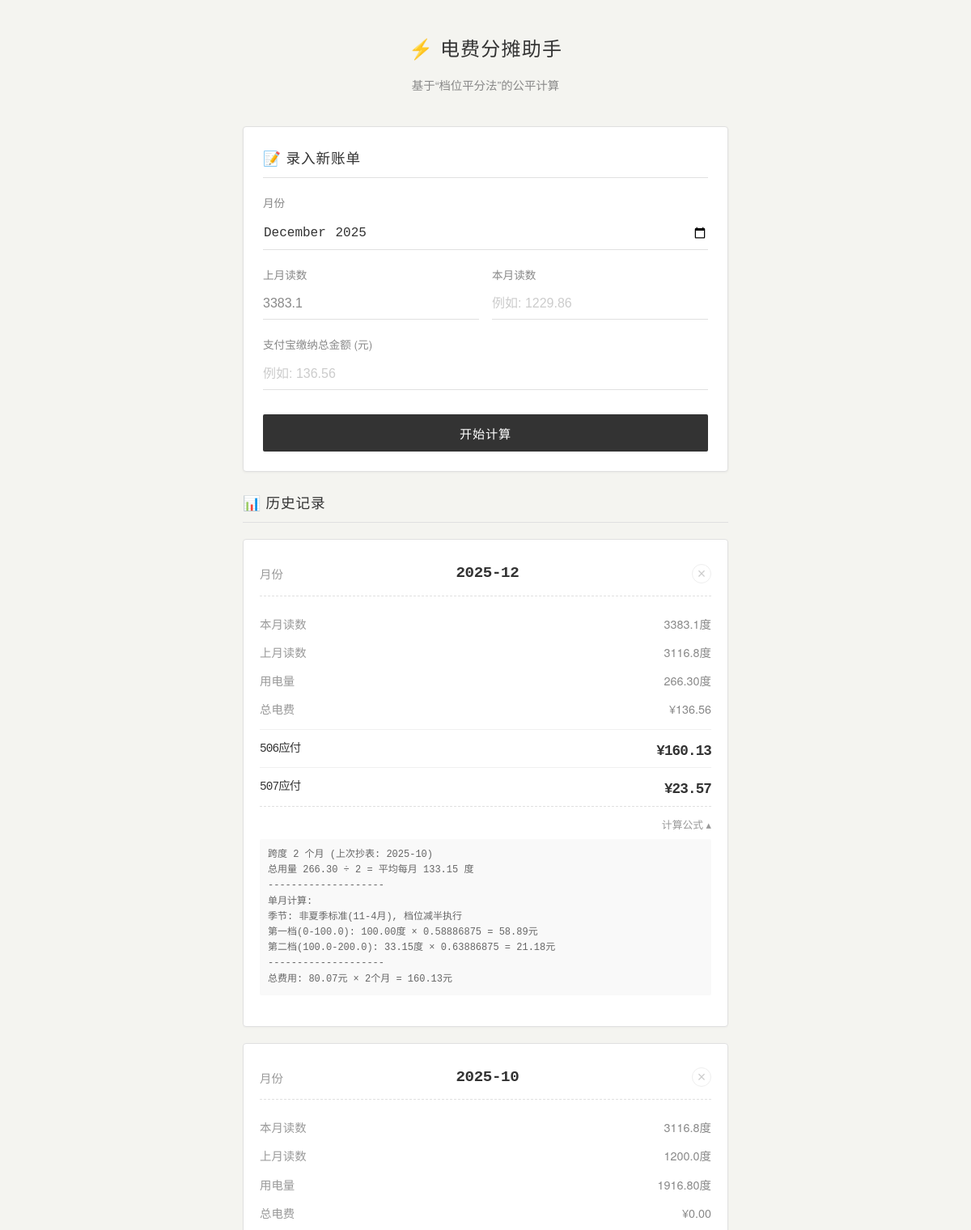
Before: / (upper part) with the older database file.
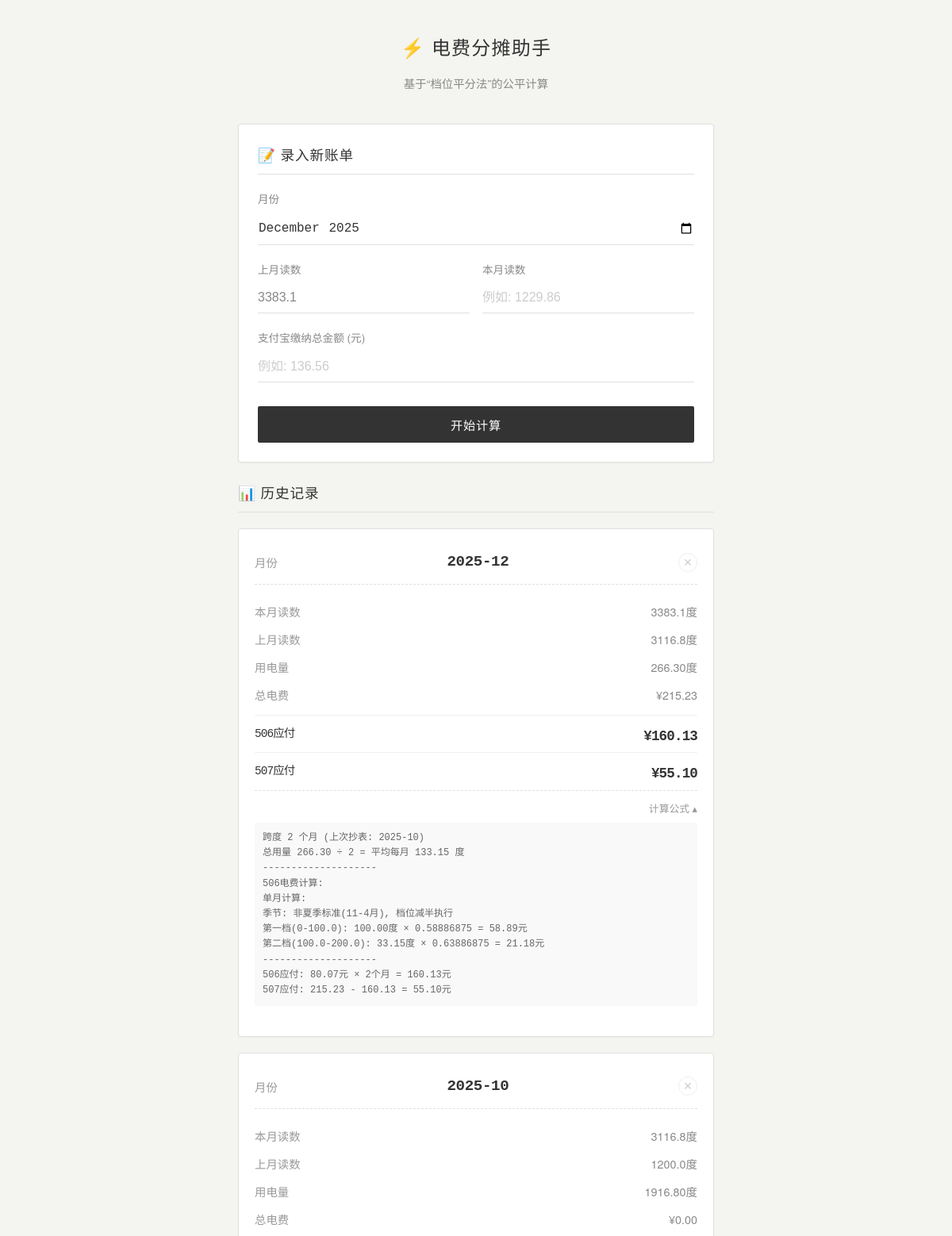
After: the same page with the newer database file.
### tables this page shows
CREATE TABLE records (
    id INTEGER PRIMARY KEY AUTOINCREMENT,
    record_date DATE NOT NULL DEFAULT CURRENT_DATE,
    billing_month TEXT NOT NULL, -- Format: YYYY-MM
    meter_reading REAL NOT NULL,
    total_bill REAL NOT NULL,
    
    -- Calculated Fields
    usage REAL, -- Usage since last reading
    user_cost REAL,
    neighbor_cost REAL,
    calculation_note TEXT, -- Stores the formula/breakdown
    
    created_at TIMESTAMP DEFAULT CURRENT_TIMESTAMP
);

### app.py (the view, shortened to what this page needs)
@app.route('/', methods=('GET', 'POST'))
def index():
    conn = get_db_connection()
    records_data = conn.execute('SELECT * FROM records ORDER BY billing_month DESC, id DESC').fetchall()
    records = []
    for row in records_data:
        r = dict(row)
        r['prev_reading'] = round(r['meter_reading'] - r['usage'], 2)
        records.append(r)
    latest = records[0] if records else None
    prev_reading_display = latest['meter_reading'] if latest else 0
    conn.close()
    return render_template('index.html', records=records, prev_reading=prev_reading_display)

### app.py (called while the page is built)
def get_db_connection():
    conn = sqlite3.connect(DB_NAME)
    conn.row_factory = sqlite3.Row
    return conn

### templates/index.html (shortened to what this page needs)
{% extends 'base.html' %}
{% block content %}
<section class="card input-section">
    <h2>📝 录入新账单</h2>
    <form method="post">
        <div class="form-group">
            <label for="billing_month">月份</label>
            <input type="month" id="billing_month" name="billing_month" required value="{{ now_month }}">
        </div>
        <div class="form-row">
            <div class="form-group">
                <label>上月读数</label>
                <input type="text" value="{{ prev_reading }}" disabled class="disabled-input">
            </div>
            <div class="form-group">
                <label for="meter_reading">本月读数</label>
                <input type="number" step="0.01" id="meter_reading" name="meter_reading" required
                    placeholder="例如: 1229.86">
            </div>
        </div>
        <div class="form-group">
            <label for="total_bill">支付宝缴纳总金额 (元)</label>
            <input type="number" step="0.01" id="total_bill" name="total_bill" required placeholder="例如: 136.56">
        </div>
        <button type="submit" class="btn-primary">开始计算</button>
    </form>
</section>
<section class="history-section">
    <h2>📊 历史记录</h2>
    {% if records %}
    <div class="table-wrapper">
        <table>
            {% for record in records %}
            <tbody class="record-group">
                <tr>
                    <td data-label="月份" class="header-cell">
                        <span class="month-title">{{ record['billing_month'] }}</span>
                        <form action="{{ url_for('delete', id=record['id']) }}" method="post"
                            onsubmit="return confirm('确定删除吗？');" class="delete-form">
                            <button type="submit" class="btn-delete-x" aria-label="删除">&times;</button>
                        </form>
                    </td>
                    <td data-label="本月读数">{{ record['meter_reading'] }}度</td>
                    <td data-label="上月读数">{{ record['prev_reading'] }}度</td>
                    <td data-label="用电量">
                        {% if record['usage'] == 0 %}
                        <span class="badge-neutral">初始</span>
                        {% else %}
                        {{ "%.2f"|format(record['usage']) }}度
                        {% endif %}
                    </td>
                    <td data-label="总电费">¥{{ "%.2f"|format(record['total_bill']) }}</td>
                    <td data-label="506应付" class="highlight-user">¥{{ "%.2f"|format(record['user_cost']) }}</td>
                    <td data-label="507应付" class="highlight-neighbor">¥{{ "%.2f"|format(record['neighbor_cost']|abs) }}
                    </td>
                    <td colspan="7">
                        {% if record['calculation_note'] and record['usage'] > 0 %}
                        <details class="embedded-details" open>
                            <summary>计算公式</summary>
                            <pre>{{ record['calculation_note'] }}</pre>
                        </details>
                        {% endif %}
                    </td>
                </tr>
            </tbody>
            {% endfor %}
        </table>
    </div>
    {% else %}
    <div class="empty-state">
        <p>暂无记录，请录入第一笔数据（初始读数）。</p>
    </div>
    {% endif %}
</section>
{% endblock %}

### templates/base.html (shortened to what this page needs)
<!DOCTYPE html>
<html lang="zh">
<head>
    <link rel="stylesheet" href="{{ url_for('static', filename='style.css') }}?v=19">
</head>
<body>
    <div class="container">
        <header>
            <h1>⚡️ 电费分摊助手</h1>
            <p class="subtitle">基于“档位平分法”的公平计算</p>
        </header>
        {% block content %}{% endblock %}
    </div>
</body>
</html>

### static/style.css (style rules this page uses)
:root { --bg-color: #f4f4f0; --card-bg: #ffffff; --text-main: #333333; --text-muted: #888888; --border-color: #e0e0e0; --primary-color: #333333; --primary-hover: #555555; --accent-color: #a0a090; --danger-color: #d32f2f; --font-family: "Helvetica Neue", Helvetica, "PingFang SC", "Hiragino Sans GB", "Microsoft YaHei", Arial, sans-serif; }
* { box-sizing: border-box; -webkit-tap-highlight-color: transparent; }
body { font-family: var(--font-family); background-color: var(--bg-color); color: var(--text-main); margin: 0; padding: 20px; line-height: 1.6; -webkit-font-smoothing: antialiased; }
.container { max-width: 600px; margin: 0 auto; padding-bottom: 60px; }
header { text-align: center; margin-bottom: 40px; padding-top: 20px; }
h1 { font-size: 1.5rem; font-weight: 500; margin: 0 0 8px 0; color: var(--text-main); letter-spacing: 0.05em; }
.subtitle { color: var(--text-muted); font-size: 0.9rem; font-weight: 400; }
.card { background: var(--card-bg); border-radius: 4px; padding: 24px; box-shadow: 0 1px 3px rgba(0, 0, 0, 0.05); margin-bottom: 24px; border: 1px solid var(--border-color); }
h2 { font-size: 1.1rem; font-weight: 500; margin: 0 0 20px 0; color: var(--text-main); border-bottom: 1px solid var(--border-color); padding-bottom: 10px; letter-spacing: 0.05em; }
.form-group { margin-bottom: 20px; }
.form-row { display: flex; gap: 16px; }
.form-row .form-group { flex: 1; }
label { display: block; font-size: 0.85rem; font-weight: 400; margin-bottom: 6px; color: var(--text-muted); }
input { width: 100%; padding: 10px 0; border: none; border-bottom: 1px solid var(--border-color); border-radius: 0; font-size: 1rem; color: var(--text-main); background-color: transparent; transition: border-color 0.2s; appearance: none; }
input::placeholder { color: #ccc; }
.disabled-input { color: var(--text-muted); background-color: transparent; }
.btn-primary { width: 100%; padding: 12px; background-color: var(--primary-color); color: white; border: none; border-radius: 2px; font-size: 0.95rem; font-weight: 500; cursor: pointer; transition: background-color 0.2s; letter-spacing: 0.05em; margin-top: 10px; }
.table-wrapper { background: transparent; border: none; }
table { display: block; width: 100%; border-collapse: collapse; }
tbody.record-group { display: block; background: var(--card-bg); margin-bottom: 20px; border-radius: 4px; border: 1px solid var(--border-color); padding: 20px; position: relative; box-shadow: 0 1px 2px rgba(0, 0, 0, 0.03); }
tr { display: block; }
td[data-label="月份"] { display: flex; justify-content: space-between; align-items: center; padding-bottom: 12px; border-bottom: 1px dashed var(--border-color); margin-bottom: 16px; }
.month-title { font-size: 1.2rem; font-weight: 600; color: var(--text-main); font-family: "Courier New", Courier, monospace; letter-spacing: -0.02em; }
.delete-form { margin: 0; }
.btn-delete-x { width: 24px; height: 24px; border-radius: 50%; background: transparent; color: #ccc; border: 1px solid #eee; font-size: 18px; line-height: 1; display: flex; align-items: center; justify-content: center; cursor: pointer; transition: all 0.2s; }
td { display: flex; justify-content: space-between; padding: 6px 0; font-size: 0.9rem; color: var(--text-muted); border: none; }
td::before { content: attr(data-label); color: #999; }
td[data-label="506应付"] { margin-top: 8px; padding-top: 12px; border-top: 1px solid #f0f0f0; font-size: 1.1rem; color: var(--text-main); font-weight: 600; }
td[data-label="507应付"] { padding-top: 12px; border-top: 1px solid #f0f0f0; font-size: 1.1rem; color: var(--text-main); font-weight: 600; }
td[data-label="506应付"]::before, td[data-label="507应付"]::before { font-weight: 400; font-size: 0.9rem; color: var(--text-main); }
.highlight-user, .highlight-neighbor { font-family: "Courier New", Courier, monospace; letter-spacing: -0.05em; }
td[colspan="7"] { display: block; padding-top: 12px; border-top: 1px dashed var(--border-color); }
.embedded-details { width: 100%; }
.embedded-details summary { font-size: 0.8rem; color: #999; cursor: pointer; list-style: none; text-align: right; }
.embedded-details summary::after { content: " ▾"; }
.embedded-details[open] summary::after { content: " ▴"; }
pre { background: #f9f9f9; padding: 10px; border-radius: 2px; font-size: 0.75rem; color: #666; margin-top: 8px; border: none; font-family: "Courier New", Courier, monospace; white-space: pre-wrap; word-break: break-all; }

Changed rows visible on the page:
removed records: meter_reading "3383.1", billing_month "2025-12", prev_reading "3116.8", usage "266.30", total_bill "136.56", user_cost "160.13", neighbor_cost|abs "23.57", calculation_note "跨度 2 个月 (上次抄表: 2025-10) 总用量 266.30 ÷ 2 = 平均每月 133.15 度 -------------------- 单月计算: 季节: 非夏季标准(11-4月), 档位减半执行 第一档(0-100.0): 100.00度 × 0.58886875 = 58.89元 第二档(100.0-200.0): 33.15度 × 0.63886875 = 21.18元 -------------------- 总费用: 80.07元 × 2个月 = 160.13元"
added records: meter_reading "3383.1", billing_month "2025-12", prev_reading "3116.8", usage "266.30", total_bill "215.23", user_cost "160.13", neighbor_cost|abs "55.10", calculation_note "跨度 2 个月 (上次抄表: 2025-10) 总用量 266.30 ÷ 2 = 平均每月 133.15 度 -------------------- 506电费计算: 单月计算: 季节: 非夏季标准(11-4月), 档位减半执行 第一档(0-100.0): 100.00度 × 0.58886875 = 58.89元 第二档(100.0-200.0): 33.15度 × 0.63886875 = 21.18元 -------------------- 506应付: 80.07元 × 2个月 = 160.13元 507应付: 215.23 - 160.13 = 55.10元"
